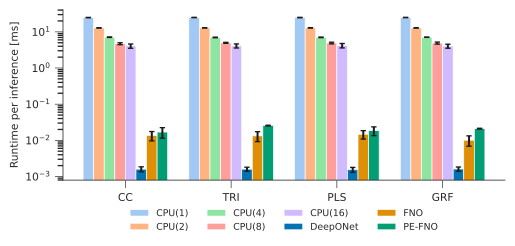

Recreate this plot in Python.
#!/usr/bin/env python
# coding: utf-8

# In[4]:


import numpy as np
import matplotlib.pyplot as plt
import seaborn as sns

# ── DATA ───────────────────────────────────────────────────────────────────
families = ["CC", "TRI", "PLS", "GRF"]

backends = {
    "CPU(1)"  : (np.array([5.9, 6.1, 7.0, 8.0]),  np.array([0.05, 0.06, 0.07, 0.08])),
    "CPU(8)"  : (np.array([3.4, 3.5, 4.0, 4.5]),  np.array([0.04, 0.05, 0.06, 0.07])),
    "DeepONet": (np.array([0.00160, 0.00160, 0.00154, 0.00161]),
                 np.array([0.00025, 0.00021, 0.00024, 0.00022])),
    "FNO"     : (np.array([0.0136, 0.0133, 0.0147, 0.0101]),
                 np.array([0.00394, 0.00407, 0.00384, 0.00321])),
    "PE-FNO"  : (np.array([0.0169, 0.0256, 0.0185, 0.0210]),
                 np.array([0.00547, 0.00066, 0.00506, 0.00051])),
}

cpu_keys = [k for k in backends if k.startswith("CPU")]
ml_keys  = [k for k in backends if not k.startswith("CPU")]

colors_cpu = sns.color_palette("pastel", len(cpu_keys))
colors_ml  = sns.color_palette("colorblind", len(ml_keys))

colour_map = {k: c for k, c in zip(cpu_keys+ml_keys, colors_cpu+colors_ml)}

# ── PLOT ───────────────────────────────────────────────────────────────────
sns.set_theme(style="ticks")
plt.rcParams.update({"font.size": 8})
fig, ax = plt.subplots(figsize=(6.0, 2.8), dpi=600)

n_back   = len(backends)
x        = np.arange(len(families))
width    = 0.85 / n_back
offsets  = np.linspace(-0.85/2 + width/2, 0.85/2 - width/2, n_back)

for off, name in zip(offsets, backends.keys()):
    mean, std = backends[name]
    ax.bar(x + off, mean, yerr=std, width=width,
           label=name, capsize=3, color=colour_map[name])

ax.set_xticks(x)
ax.set_xticklabels(families)
ax.set_yscale("log")
ax.set_ylabel("Runtime per inference [ms]")
ax.set_xlabel("Current family")
ax.set_title("Inference time across back-ends (log scale)")

# Legend below x-axis
ax.legend(frameon=False, fontsize=7, ncol=3,
          bbox_to_anchor=(0.5, -0.25), loc="upper center")

sns.despine()
fig.tight_layout()
plt.show()


# In[ ]:


import numpy as np
import matplotlib.pyplot as plt
import seaborn as sns

# ── DATA -------------------------------------------------------------------
families = ["CC", "TRI", "PLS", "GRF"]

backends = {
    "CPU(1)" : (np.array([24.865474, 24.909574, 24.843610, 24.907420]),
                np.array([0.265755, 0.252998, 0.304807, 0.267395])),
    "CPU(2)" : (np.array([12.869151, 12.874171, 12.889260, 12.834041]),
                np.array([0.152636, 0.118057, 0.157338, 0.135969])),
    "CPU(4)" : (np.array([7.118515, 7.007278, 7.032914, 7.104425]),
                np.array([0.124034, 0.144009, 0.126052, 0.083744])),
    "CPU(8)" : (np.array([4.710162,  4.965254,  4.910845,  4.901369]),
                np.array([0.294985, 0.155364, 0.257280, 0.324471])),
    "CPU(16)": (np.array([4.070603, 4.097761, 4.176765, 4.033633]),
                np.array([0.551936, 0.526227, 0.585039, 0.510827])),

    "DeepONet": (np.array([0.00160, 0.00160, 0.00154, 0.00161]),
                 np.array([0.00025, 0.00021, 0.00024, 0.00022])),
    "FNO"     : (np.array([0.0136, 0.0133, 0.0147, 0.0101]),
                 np.array([0.00394, 0.00407, 0.00384, 0.00321])),
    "PE-FNO"  : (np.array([0.0169, 0.0256, 0.0185, 0.0210]),
                 np.array([0.00547, 0.00066, 0.00506, 0.00051])),
}

cpu_keys = [k for k in backends if k.startswith("CPU")]
ml_keys  = [k for k in backends if not k.startswith("CPU")]

colors_cpu = sns.color_palette("pastel", len(cpu_keys))
colors_ml  = sns.color_palette("colorblind", len(ml_keys))
colour_map = {k: c for k, c in zip(cpu_keys + ml_keys, colors_cpu + colors_ml)}

# ── PLOT STYLE -------------------------------------------------------------
sns.set_theme(style="ticks")
plt.rcParams.update({
    "axes.labelsize":   8,
    "axes.titlesize":   8,
    "xtick.labelsize":  8,
    "ytick.labelsize":  8,
    "legend.fontsize":  7,
    "axes.linewidth":   0.6,
    "xtick.major.width":0.5,
    "ytick.major.width":0.5,
})

# width = 90 mm, choose height ~45 mm
fig_w, fig_h = 140/25.4, 70/25.4   # inches
fig, ax = plt.subplots(figsize=(fig_w, fig_h), dpi=1600)

n_back   = len(backends)
x        = np.arange(len(families))
width    = 0.8 / n_back
offsets  = np.linspace(-0.8/2 + width/2, 0.8/2 - width/2, n_back)

for off, name in zip(offsets, backends.keys()):
    mean, std = backends[name]
    ax.bar(x + off, mean, yerr=std, width=width,
           label=name, capsize=2, lw=0.5, color=colour_map[name])

ax.set_xticks(x)
ax.set_xticklabels(families)
ax.set_yscale("log")
ax.set_ylabel("Runtime per inference [ms]")

# legend below axis with gap
ax.legend(frameon=False, ncol=n_back/2,
          bbox_to_anchor=(0.5, -0.12), loc="upper center")

sns.despine()
fig.tight_layout()
fig.savefig("speed_benchmark_plot.svg", bbox_inches="tight")
plt.show()
